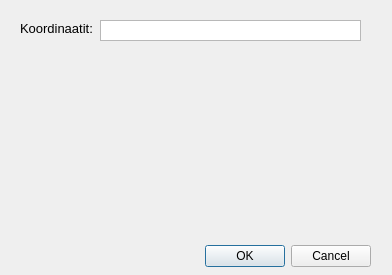
<?xml version="1.0" encoding="UTF-8"?>
<ui version="4.0">
 <class>OsoitetyokaluDialogBase</class>
 <widget class="QDialog" name="OsoitetyokaluDialogBase">
  <property name="geometry">
   <rect>
    <x>0</x>
    <y>0</y>
    <width>392</width>
    <height>275</height>
   </rect>
  </property>
  <property name="windowTitle">
   <string>Osoitetyokalu</string>
  </property>
  <widget class="QDialogButtonBox" name="button_box">
   <property name="geometry">
    <rect>
     <x>30</x>
     <y>240</y>
     <width>341</width>
     <height>32</height>
    </rect>
   </property>
   <property name="orientation">
    <enum>Qt::Horizontal</enum>
   </property>
   <property name="standardButtons">
    <set>QDialogButtonBox::Cancel|QDialogButtonBox::Ok</set>
   </property>
  </widget>
  <widget class="QLabel" name="label">
   <property name="geometry">
    <rect>
     <x>20</x>
     <y>20</y>
     <width>91</width>
     <height>16</height>
    </rect>
   </property>
   <property name="font">
    <font>
     <pointsize>10</pointsize>
    </font>
   </property>
   <property name="text">
    <string>Koordinaatit:</string>
   </property>
  </widget>
  <widget class="QListView" name="listView">
   <property name="geometry">
    <rect>
     <x>100</x>
     <y>20</y>
     <width>261</width>
     <height>21</height>
    </rect>
   </property>
  </widget>
 </widget>
 <resources/>
 <connections>
  <connection>
   <sender>button_box</sender>
   <signal>accepted()</signal>
   <receiver>OsoitetyokaluDialogBase</receiver>
   <slot>accept()</slot>
   <hints>
    <hint type="sourcelabel">
     <x>20</x>
     <y>20</y>
    </hint>
    <hint type="destinationlabel">
     <x>20</x>
     <y>20</y>
    </hint>
   </hints>
  </connection>
  <connection>
   <sender>button_box</sender>
   <signal>rejected()</signal>
   <receiver>OsoitetyokaluDialogBase</receiver>
   <slot>reject()</slot>
   <hints>
    <hint type="sourcelabel">
     <x>20</x>
     <y>20</y>
    </hint>
    <hint type="destinationlabel">
     <x>20</x>
     <y>20</y>
    </hint>
   </hints>
  </connection>
 </connections>
</ui>
